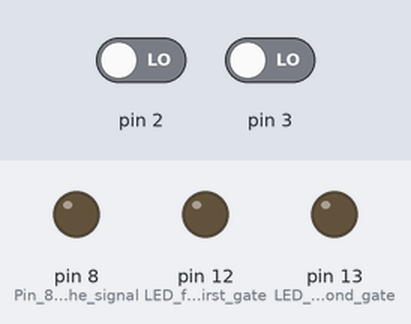
Recording of a sketch running on a simulated Arduino Uno, built with avr-gcc and run on an emulated ATmega328P. On the bench: output pins drawn as LEDs (lit = HIGH). The test bench sets the inputs (shaded band); at power-on: pin 2 LOW, pin 3 LOW.

Above: at 1.2 s.
1.3 s: pin 2 driven HIGH
At 1.6 s:
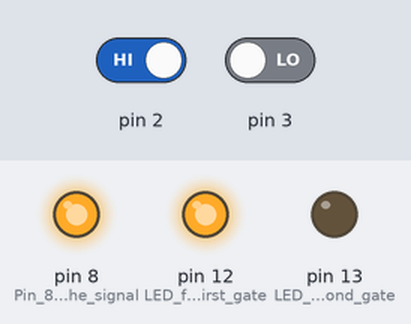
2.8 s: pin 3 driven HIGH
At 4.0 s:
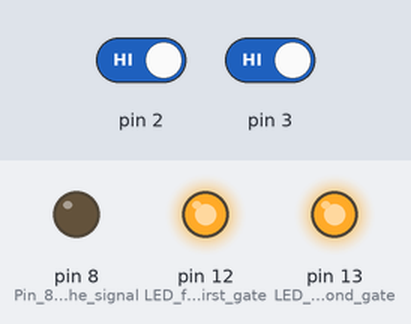
4.3 s: pin 2 driven LOW
At 5.1 s:
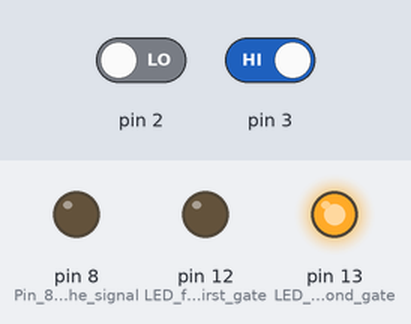
5.8 s: pin 2 driven HIGH
At 6.4 s:
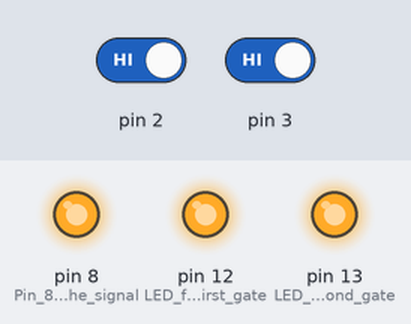
7.3 s: pin 2 driven LOW
At 8.5 s:
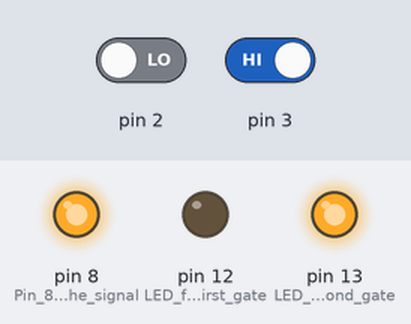
10.3 s: pin 3 driven LOW
At 11.1 s:
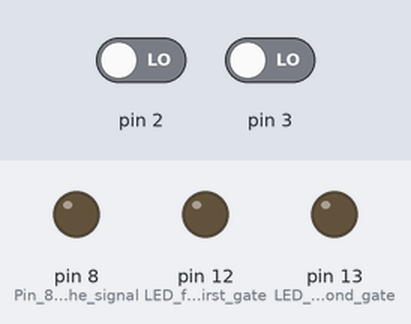
Timing chart, 0 to 12.8 s (numbered marks = the images above; inputs shaded):
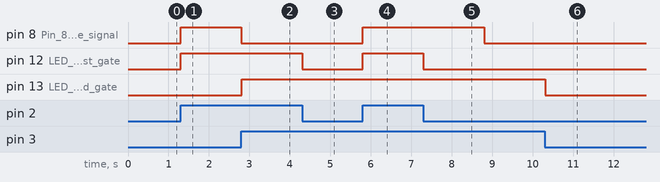

The sketch:

vastaanottopaa.ino
```cpp
//Vastaanottopaa
//Version: 0.2
// Date: 20.1.2016

//For compiling in PlatformIO
//#include "Arduino.h"

boolean firstPortActivated = false;
boolean secondPortActivated = false;
void firstPort();
void secondPort();
void checkBeam();


void setup()
{
  attachInterrupt(0, firstPort, RISING);  //Interrupt for firt gate on Digital 2-pin
  attachInterrupt(1, secondPort, RISING); //Interrupt for second gate on Digital 3-pin
  pinMode(8, OUTPUT); //Pin 8 works as the signal to lähetyspää

  pinMode(12,OUTPUT); //LED for first gate
  pinMode(13,OUTPUT); //LED for second gate
  //Serial.begin(9600);
}

void loop(){
  //Wait for first port to activate
  while(!firstPortActivated){
    delay(10);
    checkBeam();
  }
  digitalWrite(8, HIGH); //START PULSE Pulse signal = HIGH

  secondPortActivated = false; //Make sure second port is not yet activated

  unsigned long currentTime =  millis();
  //If crossing gates takes more than three seconds
  //Send crossing signal to display slowest speed of 1 km/h (= 1/3 m/s)
  unsigned long firstPortTime = millis();
  firstPortTime += 3000;
  while(!secondPortActivated){
    checkBeam();

    if(currentTime > firstPortTime){
      secondPortActivated = true;
    }
    currentTime = millis();
  }

  digitalWrite(8, LOW); //END PULSE Pulse signal = LOW
  firstPortActivated = false;
  secondPortActivated = false;
}

//Function which checks if the laser beam hits the sensor
void checkBeam(){
  if(digitalRead(2)){
    digitalWrite(12,HIGH);
  }
  else{
    digitalWrite(12,LOW);
  }
  if(digitalRead(3)){
    digitalWrite(13,HIGH);
  }
  else{
    digitalWrite(13,LOW);
  }
}

void firstPort(){
  //Debug lights
  //digitalWrite(13, HIGH);
  firstPortActivated = true;
}

void secondPort(){
  //Debug lights
  //digitalWrite(12, HIGH);
  secondPortActivated = true;
}
```

Measured:
- after the input at 1.3 s, pin 8 (Pin_8_works_as_the_signal), pin 12 (LED_for_first_gate): LOW → HIGH at once
- after the input at 2.8 s, pin 8 (Pin_8_works_as_the_signal): HIGH → LOW at once; pin 13 (LED_for_second_gate): LOW → HIGH at once
- after the input at 4.3 s, pin 12 (LED_for_first_gate): HIGH → LOW at once
- after the input at 5.8 s, pin 8 (Pin_8_works_as_the_signal), pin 12 (LED_for_first_gate): LOW → HIGH at once
- after the input at 7.3 s, pin 12 (LED_for_first_gate): HIGH → LOW at once
- after the input at 10.3 s, pin 13 (LED_for_second_gate): HIGH → LOW at once
